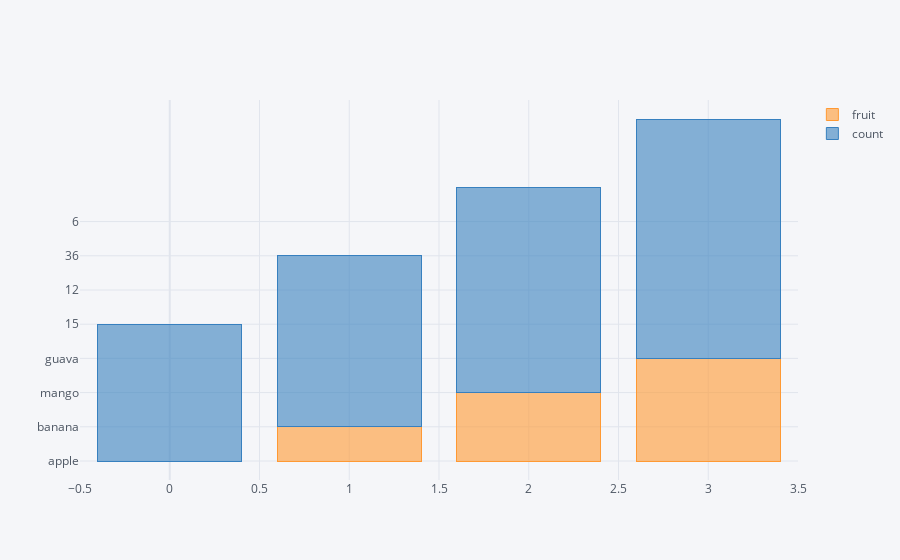

Write notebook code for a chart like this one.
### Code cell
df2.iplot(kind = 'bar' , barmode='stack')

### Figure 1 — Plotly figure (JSON) as saved in the notebook; plotly's stock layout.template omitted (floating-point values rounded to 4 significant figures)
{"data": [{"marker": {"color": "rgba(255, 153, 51, 0.6)", "line": {"color": "rgba(255, 153, 51, 1.0)", "width": 1}}, "name": "fruit", "orientation": "v", "text": "", "type": "bar", "x": [0, 1, 2, 3], "y": ["apple", "banana", "mango", "guava"]}, {"marker": {"color": "rgba(55, 128, 191, 0.6)", "line": {"color": "rgba(55, 128, 191, 1.0)", "width": 1}}, "name": "count", "orientation": "v", "text": "", "type": "bar", "x": [0, 1, 2, 3], "y": ["15", "12", "36", "6"]}], "layout": {"barmode": "stack", "legend": {"bgcolor": "#F5F6F9", "font": {"color": "#4D5663"}, "traceorder": "normal"}, "paper_bgcolor": "#F5F6F9", "plot_bgcolor": "#F5F6F9", "title": {"font": {"color": "#4D5663"}}, "xaxis": {"gridcolor": "#E1E5ED", "showgrid": true, "tickfont": {"color": "#4D5663"}, "title": {"font": {"color": "#4D5663"}, "text": ""}, "zerolinecolor": "#E1E5ED"}, "yaxis": {"gridcolor": "#E1E5ED", "showgrid": true, "tickfont": {"color": "#4D5663"}, "title": {"font": {"color": "#4D5663"}, "text": ""}, "zerolinecolor": "#E1E5ED"}}}
